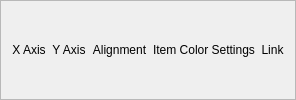
           <widget class="QFrame" name="frame_11">
            <property name="frameShape">
             <enum>QFrame::StyledPanel</enum>
            </property>
            <property name="frameShadow">
             <enum>QFrame::Raised</enum>
            </property>
            <layout class="QHBoxLayout" name="horizontalLayout_3">
             <item>
              <widget class="QLabel" name="label_79">
               <property name="text">
                <string>X Axis</string>
               </property>
               <property name="alignment">
                <set>Qt::AlignCenter</set>
               </property>
              </widget>
             </item>
             <item>
              <widget class="QLabel" name="label_20">
               <property name="text">
                <string>Y Axis</string>
               </property>
               <property name="alignment">
                <set>Qt::AlignCenter</set>
               </property>
              </widget>
             </item>
             <item>
              <widget class="QLabel" name="label_23">
               <property name="text">
                <string>Alignment</string>
               </property>
               <property name="alignment">
                <set>Qt::AlignCenter</set>
               </property>
              </widget>
             </item>
             <item>
              <widget class="QLabel" name="label_36">
               <property name="text">
                <string>Item Color Settings</string>
               </property>
               <property name="alignment">
                <set>Qt::AlignCenter</set>
               </property>
              </widget>
             </item>
             <item>
              <widget class="QLabel" name="label_49">
               <property name="text">
                <string>Link</string>
               </property>
               <property name="alignment">
                <set>Qt::AlignCenter</set>
               </property>
              </widget>
             </item>
            </layout>
           </widget>
